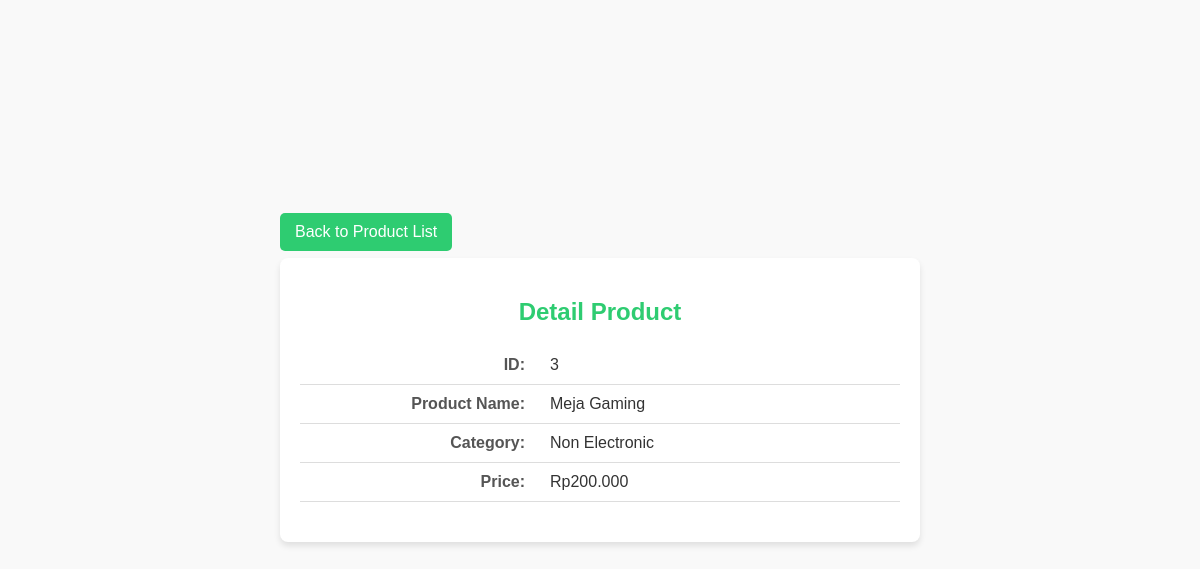
Page /view/detailProduct.php?id=3 on the committed database.
### tables this page shows
CREATE TABLE `products` (
  `id` int NOT NULL AUTO_INCREMENT,
  `product_name` varchar(100) NOT NULL,
  `category_id` int NOT NULL,
  `price` decimal(10,2) NOT NULL,
  `stock` int NOT NULL,
  `isDeleted` tinyint(1) DEFAULT '0',
  PRIMARY KEY (`id`),
  KEY `category_id` (`category_id`),
  CONSTRAINT `products_ibfk_1` FOREIGN KEY (`category_id`) REFERENCES `categories` (`id`)
);

CREATE TABLE `categories` (
  `id` int NOT NULL AUTO_INCREMENT,
  `category_name` varchar(100) NOT NULL,
  `isDeleted` tinyint(1) DEFAULT '0',
  PRIMARY KEY (`id`)
);

### controller/productController.php (called while the page is built, shortened)
<?php
class ProductController
{
    private $productModel;
    public function __construct()
    {
        $this->productModel = new Product();
    }
    public function show($id)
    {
        $result = $this->productModel->getProductById($id);
        return $result;
    }
}

### lib/model.php (called while the page is built, shortened)
<?php
class Model
{
    public function __construct()
    {
        $this->db = new Database();
    }
}
?>

### database/database.php (called while the page is built, shortened)
<?php
class Database
{
    private $host;
    private $database;
    private $username;
    private $password;
    private $conn;
    public function __construct()
    {
        $this->host = DB_SERVER;
        $this->database = DB_DATABASE;
        $this->username = DB_USERNAME;
        $this->password = DB_PASSWORD;
    }
    public function getDatabase()
    {
        $db = "mysql:host={$this->host};dbname={$this->database}";
        if (!isset($this->conn)) {
            $this->conn = new PDO($db, $this->username, $this->password);
        }
        return $this->conn;
    }
}

### model/product.php (called while the page is built, shortened)
<?php
class Product extends Model
{
    public function getProductById($id)
    {
        $query = "SELECT products.*, categories.category_name
        FROM products products JOIN categories ON products.category_id = categories.id
        WHERE products.id = :id";
    $stmt = $this->db->getDatabase()->prepare($query);
    $stmt->bindParam(':id', $id, PDO::PARAM_INT);
    $stmt->execute();
    return $stmt->fetch(PDO::FETCH_ASSOC);
    }
}
?>

### view/detailProduct.php (the view, shortened to what this page needs)
<?php
$id = $_GET['id'];
$productController = new ProductController();
$product = $productController->show($id);
?>
<!DOCTYPE html>
<html lang="en">
<head>
</head>
<body>
    <div class="container">
        <a href="../index.php" class="back-button">Back to Product List</a>
        <h2>Detail Product</h2>
        <table>
            <tr>
                <td>ID:</td>
                <td><?php echo $product["id"]; ?></td>
            </tr>
            <tr>
                <td>Product Name:</td>
                <td><?php echo $product["product_name"]; ?></td>
            </tr>
            <tr>
                <td>Category:</td>
                <td><?php echo $product["category_name"]; ?></td>
            </tr>
            <tr>
                <td>Price:</td>
                <td>Rp<?php echo number_format($product["price"], 0, ',', '.'); ?></td>
            </tr>
        </table>
    </div>
</body>
</html>

### view/detailProduct.php (style rules this page uses)
body { font-family: Arial, sans-serif; margin: 0; padding: 0; background-color: #f9f9f9; color: #333; display: flex; justify-content: center; align-items: center; height: 100vh; }
.container { width: 100%; max-width: 600px; background: #fff; padding: 20px; border-radius: 8px; box-shadow: 0 4px 6px rgba(0, 0, 0, 0.1); text-align: center; position: relative; }
h2 { color: #2ecc71; margin-bottom: 20px; font-size: 24px; }
table { width: 100%; border-collapse: collapse; margin: 20px 0; text-align: left; }
table tr { border-bottom: 1px solid #ddd; }
table td { padding: 10px; font-size: 16px; }
table td:first-child { font-weight: bold; color: #555; width: 40%; text-align: right; padding-right: 15px; }
table td:last-child { color: #333; text-align: left; }
.back-button { position: absolute; top: -45px; left: 0; color: #fff; text-decoration: none; background-color: #2ecc71; padding: 10px 15px; border-radius: 5px; font-size: 16px; transition: background-color 0.3s ease; }

### rows in the picture
products: id "3", product_name "Meja Gaming", category.category_name "Non Electronic", price "200.000"
